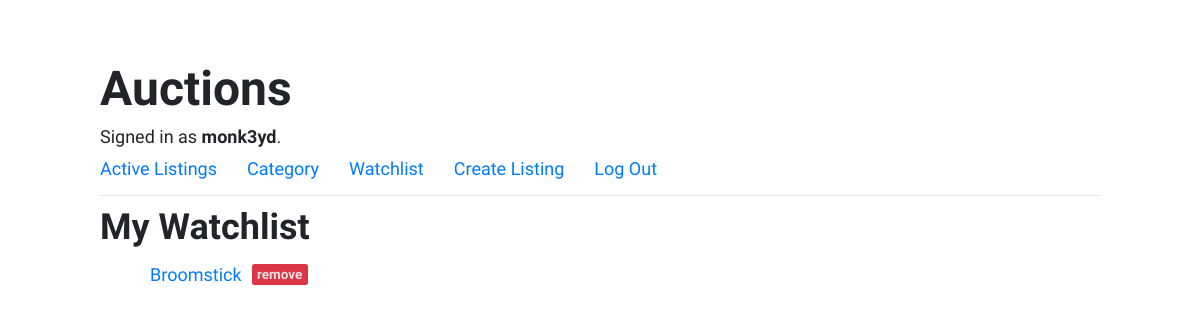
/watchlist (signed in), run on an earlier commit of the app's database.
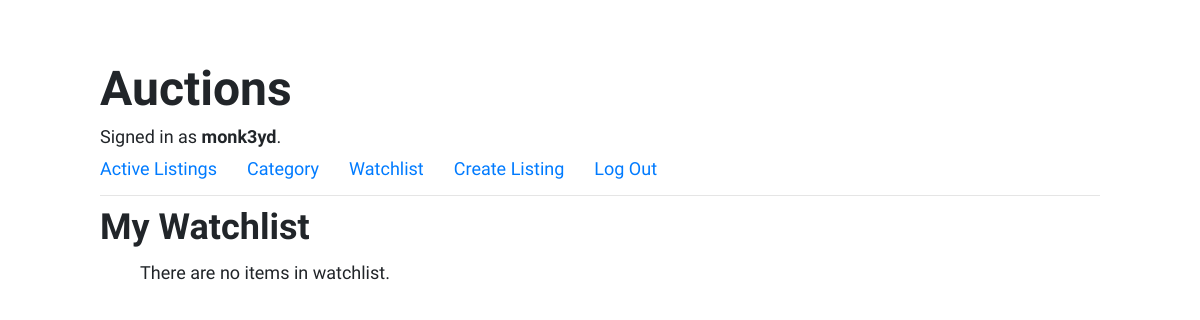
And on a later commit of the database.
### auctions/models.py (models this page shows)
class User(AbstractUser):
    pass

class WatchList(models.Model):
    user = models.ForeignKey(
        settings.AUTH_USER_MODEL,
        on_delete=models.CASCADE,
    )  # ForeigKey to User
    item = models.ForeignKey(
        ListingItem,
        on_delete=models.CASCADE,
    )  # ForeigKey to ListingItem
    class Meta:
        unique_together = ('user', 'item')
    def __str__(self):
        return f"{self.item}"

class ListingItem(models.Model):
    title = models.CharField(max_length=50)
    description = models.CharField(max_length=250)
    starting_bid = models.FloatField()
    img_url = models.URLField(blank=True)  # models.ImageField()
    category = models.CharField(max_length=50, choices=category_choices)
    starting_date = models.DateTimeField(auto_now=True)
    author = models.ForeignKey(
        settings.AUTH_USER_MODEL,
        on_delete=models.CASCADE,
    )  # ForeigKey to User.
    is_active = models.BooleanField(default=True)
    in_watchlist = models.BooleanField(default=False)
    highest_bid = models.FloatField(default=0)
    highest_bid_user = models.CharField(max_length=50, blank=True, null=True)
    def __str__(self):
        return f"{self.title}"

### auctions/views.py (the view)
# urls.py: path("watchlist", views.watchlist, name="watchlist"),
@login_required
def watchlist(request):
    user = User.objects.get(pk=request.user.id)
    watchlist = WatchList.objects.filter(user=user)
    return render(request, "auctions/watchlist.html", {
        "watchlist": watchlist
    })

### auctions/templates/auctions/watchlist.html (shortened to what this page needs)
{% extends 'auctions/layout.html' %}
{% block body %}
{% if user.is_authenticated %}
    <h2>My Watchlist</h2>
    <ul class="watchlist-list">
        {% for element in watchlist %}
        <li>
            <a class="watchlist-item" href="{% url 'item' element.item.id %}">
                {{ element }}
            </a>
            <a class="remove-badge-wrap" href="{% url 'remove' element.item.id %}">
                <span class="remove-badge badge bg-danger"> remove</span>
            </a>
        </li>
        {% empty %}
            <li><span>There are no items in watchlist.</span></li>
        {% endfor %}
    </ul>
{% endif %}
{% endblock %}

### auctions/templates/auctions/layout.html (shortened to what this page needs)
<!DOCTYPE html>
{% load static %}
<html lang="en">
    <head>
        <link rel="stylesheet" href="https://stackpath.bootstrapcdn.com/bootstrap/4.4.1/css/bootstrap.min.css">
        <link href="{% static 'auctions/style.css' %}" rel="stylesheet">
    </head>
    <body>
        <h1>Auctions</h1>
        <div>
            {% if user.is_authenticated %}
                Signed in as <strong>{{ user.username }}</strong>.
            {% else %}
                Not signed in.
            {% endif %}
        </div>
        <ul class="nav">
            <li class="nav-item">
                <a class="nav-link" href="{% url 'index' %}">Active Listings</a>
            </li>
            <li class="nav-item">
                <a class="nav-link" href="{% url 'categories' %}">Category</a>
            </li>
            {% if user.is_authenticated %}
                <li class="nav-item">
                    <a class="nav-link" href="{% url 'watchlist' %}">Watchlist</a>
                </li>
                <li class="nav-item">
                    <a class="nav-link" href="{% url 'create' %}">Create Listing</a>
                </li>
                <li class="nav-item">
                    <a class="nav-link" href="{% url 'logout' %}">Log Out</a>
                </li>
            {% endif %}
        </ul>
        <hr>
        {% block body %}
        {% endblock %}
    </body>
</html>

### auctions/static/auctions/style.css (style rules this page uses)
* { box-sizing: border-box; margin: 0; padding: 0; }
html { font-size: 62.5%; }
body { font-size: 1.8rem; font-family: 'Raleway', 'Trebuchet MS', 'Lucida Sans Unicode', 'Lucida Grande', 'Lucida Sans', Arial, sans-serif; padding: 6rem 10rem; }
h1 { font-size: 4.8rem; font-weight: 800; }
h2 { font-size: 3.6rem; font-weight: 600; }
.nav-link { padding: 0.5rem 3rem 0.3rem 0; }
.watchlist-list li { display: flex; flex-direction: row; align-items: center; margin: 1rem 0 0 4rem; }

What changed in the data, as far as the page shows it:
removed WatchList: item.title "Broomstick"
Also different on the page:
text now shown: "There are no items in watchlist."
